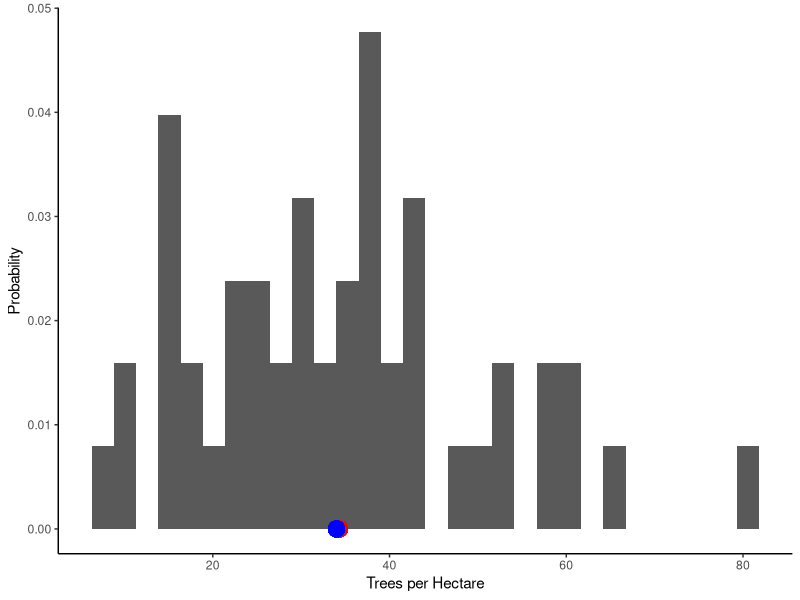
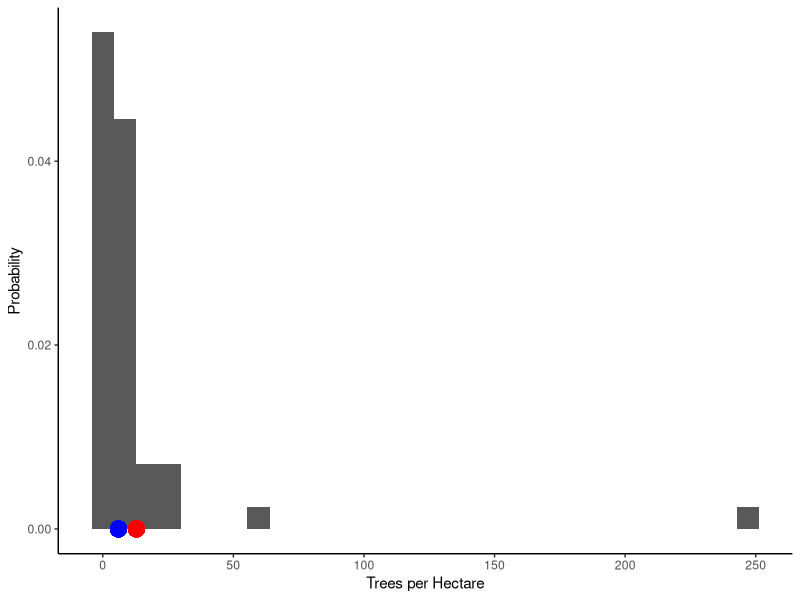
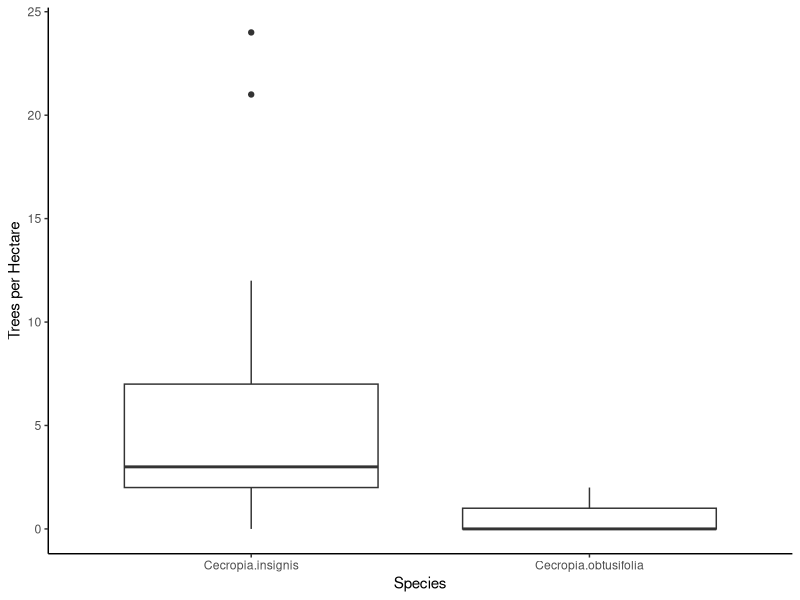

The R source for these figures, in order:
## ---- chunk 1
# load data
library(vegan)
library(dplyr)
library(tidyr)
library(ggplot2)
data(BCI)

# calculate mean and median
mean.Faramea = mean(BCI$Faramea.occidentalis)
median.Faramea = median(BCI$Faramea.occidentalis)
y=0

# make histogram
Faramea <- BCI %>%
  ggplot(aes(x=Faramea.occidentalis, y=..density..)) +
  geom_histogram() +
  xlab("Trees per Hectare") +
  ylab("Probability") +
  theme_classic() +
  geom_point(aes(x=mean.Faramea, y=y), size=5, color="red") +
  geom_point(aes(x=median.Faramea, y=y), size=5, color="blue")
Faramea
# more normal distribution

# calculate mean and median
mean.gustavia = mean(BCI$Gustavia.superba)
median.gustavia = median(BCI$Gustavia.superba)
y=0

# make histogram
Gustavia <- BCI %>%
  ggplot(aes(x=Gustavia.superba, y=..density..)) +
  geom_histogram() +
  xlab("Trees per Hectare") +
  ylab("Probability") +
  theme_classic() +
  geom_point(aes(x=mean.gustavia, y=y), size=5, color="red") +
  geom_point(aes(x=median.gustavia, y=y), size=5, color="blue")
Gustavia
# positive skew

## ---- chunk 2
boxplot <- BCI %>%
  gather() %>%
  filter(key==c("Cecropia.insignis", "Cecropia.obtusifolia")) %>%
  ggplot(aes(x=key, y=value)) +
  geom_boxplot() +
  xlab("Species") +
  ylab("Trees per Hectare") + 
  theme_classic()
boxplot
